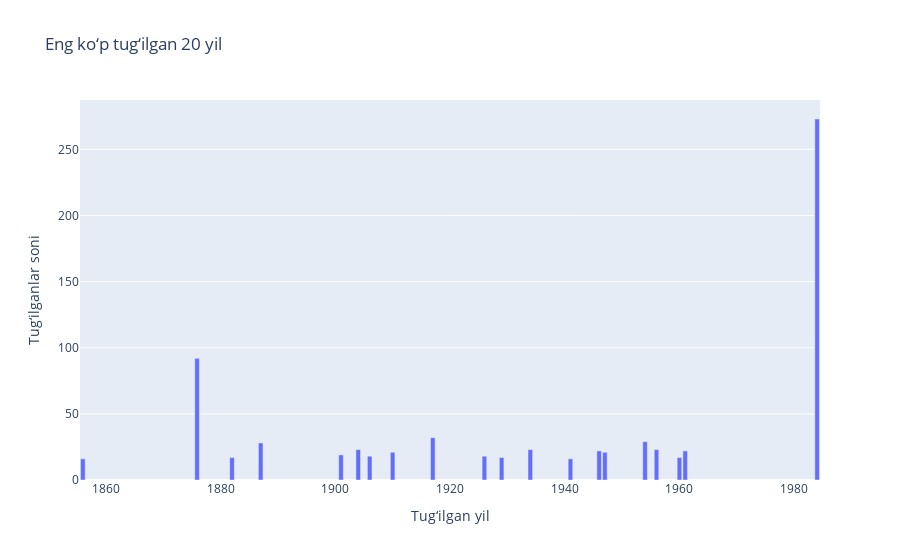

The cell this chart's notebook holds for it:
### Markdown cell above
# Yillik tug‘ilishlar trendi

### Code cell
import plotly.express as px

# Tug'ilgan yillar bo'yicha hisoblash
birth_year_counts = df['birth_year'].value_counts().reset_index()
birth_year_counts.columns = ['birth_year', 'count']

# Eng ko'p tug'ilgan 10 yilni olish
top_10_birth_years = birth_year_counts.nlargest(20, 'count')

# Natijani yillar bo'yicha tartiblash (grafik uchun)
top_10_birth_years = top_10_birth_years.sort_values('birth_year')

fig = px.bar(
    top_10_birth_years,
    x='birth_year',
    y='count',
    title="Eng ko‘p tug‘ilgan 20 yil",
    labels={'birth_year': 'Tug‘ilgan yil', 'count': 'Tug‘ilganlar soni'}
)

fig.show()

### Figure 1 — Plotly figure (JSON) as saved in the notebook; plotly's stock layout.template omitted (floating-point values rounded to 4 significant figures)
{"data": [{"hovertemplate": "Tug‘ilgan yil=%{x}<br>Tug‘ilganlar soni=%{y}<extra></extra>", "legendgroup": "", "marker": {"color": "#636efa", "pattern": {"shape": ""}}, "name": "", "orientation": "v", "showlegend": false, "textposition": "auto", "type": "bar", "x": [1856.0, 1876.0, 1882.0, 1887.0, 1901.0, 1904.0, 1906.0, 1910.0, 1917.0, 1926.0, 1929.0, 1934.0, 1941.0, 1946.0, 1947.0, 1954.0, 1956.0, 1960.0, 1961.0, 1984.0], "xaxis": "x", "y": [16, 92, 17, 28, 19, 23, 18, 21, 32, 18, 17, 23, 16, 22, 21, 29, 23, 17, 22, 273], "yaxis": "y"}], "layout": {"barmode": "relative", "legend": {"tracegroupgap": 0}, "title": {"text": "Eng ko‘p tug‘ilgan 20 yil"}, "xaxis": {"anchor": "y", "domain": [0, 1], "title": {"text": "Tug‘ilgan yil"}}, "yaxis": {"anchor": "x", "domain": [0, 1], "title": {"text": "Tug‘ilganlar soni"}}}}
